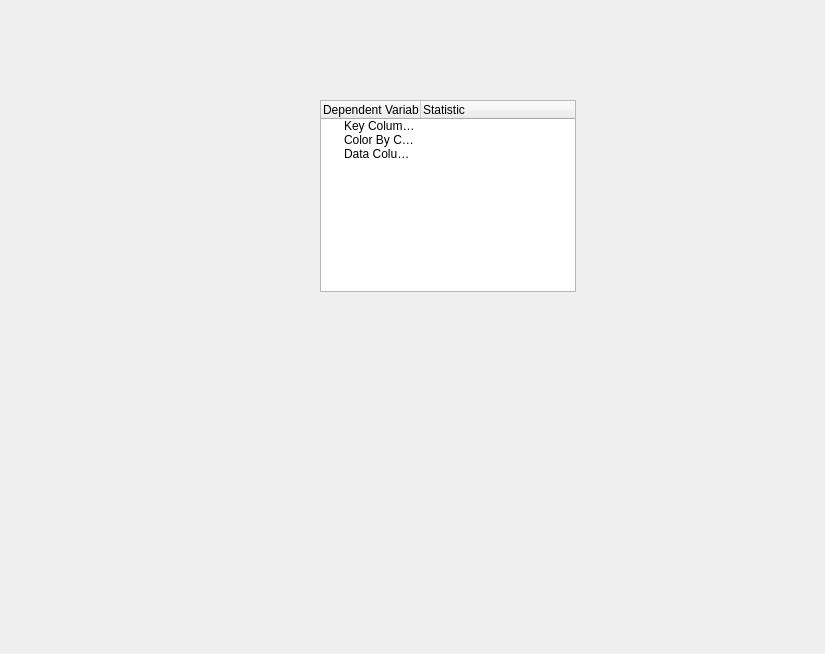
<?xml version="1.0" encoding="UTF-8"?>
<ui version="4.0">
 <class>Dialog</class>
 <widget class="QDialog" name="Dialog">
  <property name="geometry">
   <rect>
    <x>0</x>
    <y>0</y>
    <width>825</width>
    <height>654</height>
   </rect>
  </property>
  <property name="windowTitle">
   <string>Dialog</string>
  </property>
  <widget class="QTreeWidget" name="treeWidget">
   <property name="geometry">
    <rect>
     <x>320</x>
     <y>100</y>
     <width>256</width>
     <height>192</height>
    </rect>
   </property>
   <column>
    <property name="text">
     <string>Dependent Variable</string>
    </property>
   </column>
   <column>
    <property name="text">
     <string>Statistic</string>
    </property>
   </column>
   <item>
    <property name="text">
     <string>Key Columns(s)</string>
    </property>
    <property name="flags">
     <set>ItemIsSelectable|ItemIsEditable|ItemIsDragEnabled|ItemIsUserCheckable|ItemIsEnabled</set>
    </property>
   </item>
   <item>
    <property name="text">
     <string>Color By Column(s)</string>
    </property>
    <property name="flags">
     <set>ItemIsSelectable|ItemIsEditable|ItemIsDragEnabled|ItemIsUserCheckable|ItemIsEnabled</set>
    </property>
   </item>
   <item>
    <property name="text">
     <string>Data Column(s)</string>
    </property>
    <property name="text">
     <string/>
    </property>
    <property name="flags">
     <set>ItemIsSelectable|ItemIsEditable|ItemIsDragEnabled|ItemIsUserCheckable|ItemIsEnabled</set>
    </property>
   </item>
  </widget>
 </widget>
 <resources/>
 <connections/>
</ui>
